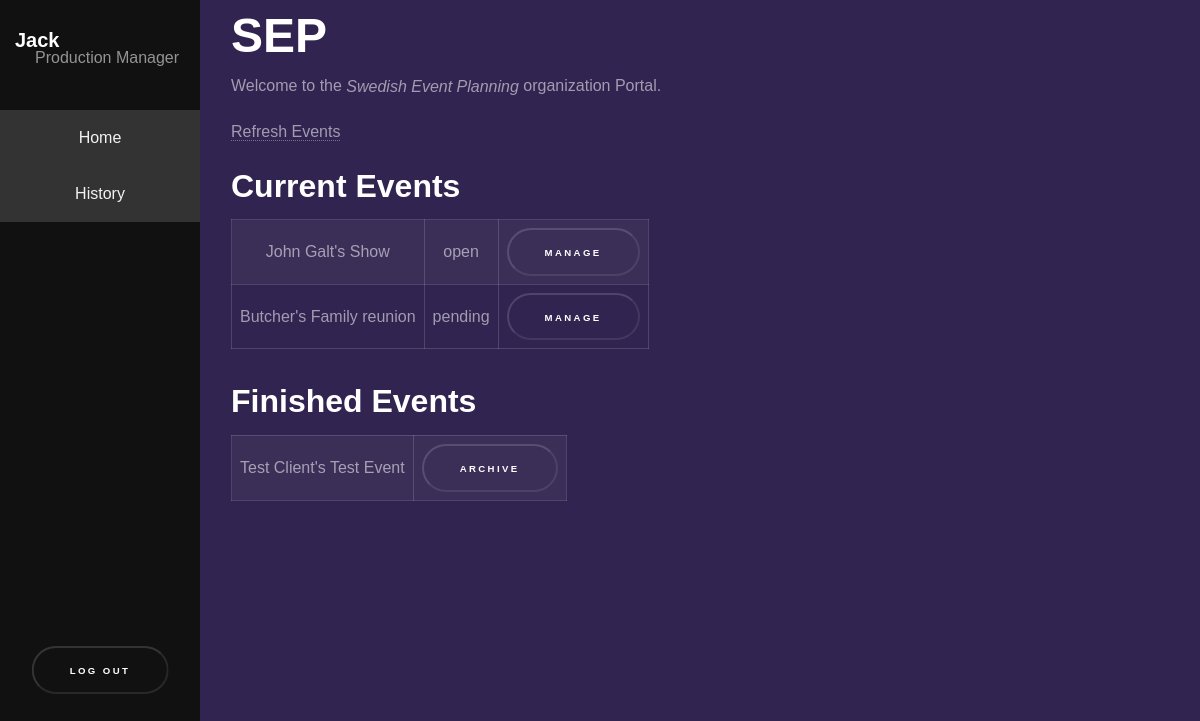
/ (signed in), run on an earlier commit of the app's database.
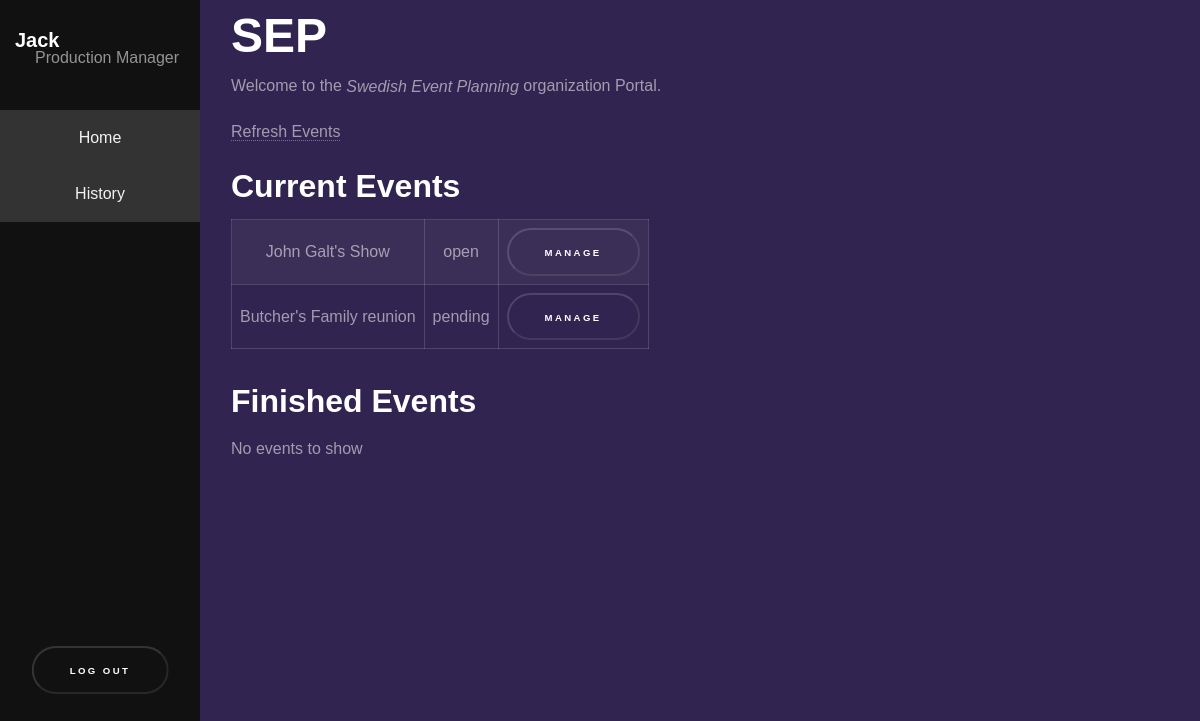
And on a later commit of the database.
### SEP/models.py (models this page shows, shortened)
class Event(models.Model):
    client = models.ForeignKey(Client, on_delete=models.CASCADE)
    event_type = models.CharField(max_length=200)
    description = models.CharField(max_length= 1000)
    attendees = models.IntegerField(default=0)
    expected_budget = models.IntegerField(default=0)
    from_date = models.DateTimeField('From')
    to_date = models.DateTimeField('To')
    decorations = models.CharField(max_length=500)
    film_and_photos = models.CharField(max_length=500)
    posters_art = models.CharField(max_length=500)
    food_drinks = models.CharField(max_length=500)
    music = models.CharField(max_length=500)
    computers = models.CharField(max_length=500)
    other = models.CharField(max_length=500)
    status = models.CharField(max_length=20)

class Client(models.Model):
    client_name = models.CharField(max_length=50)
    organized_events = models.IntegerField(default=0)
    def __str__(self):
    	return self.client_name

### SEP/views.py (the view)
# urls.py: path('', views.index, name='index'),
def index(request):
	num_visits = request.session.get('num_visits', 0)
	if (request.user.groups.filter(name='CS Manager').exists()):
		return get_pending_events(request)
	elif (request.user.groups.filter(name='Financial Manager').exists()):
		return get_cs_accepted_events(request)
	elif (request.user.groups.filter(name='Administration Manager').exists()):
		return get_fin_accepted_events(request)
	elif (request.user.groups.filter(name='Production Manager').exists() or
		request.user.groups.filter(name='Services Manager').exists()):
		return show_events(request)
	elif (request.user.groups.filter(name='Chef').exists() or
		request.user.groups.filter(name='Computer').exists() or
		request.user.groups.filter(name='Decoration').exists() or
		request.user.groups.filter(name='Graphic Design').exists() or
		request.user.groups.filter(name='Music').exists() or
		request.user.groups.filter(name='Photography').exists() or
		request.user.groups.filter(name='Waiter').exists()):
		return get_tasks(request)
	else:
		return render(
			request,
			'index.html'
		)

### SEP/views.py (called while the page is built)
def show_events(request):
	all_events = Event.objects.exclude(status="finished").exclude(status="archived")
	for event in all_events:
		update_event_status(event.pk)
	event_pending = Event.objects.exclude(status="finished").exclude(status="archived")
	event_finished = Event.objects.filter(status="finished")
	return render(
		request,
		'index.html',
		context={'event_pending': event_pending, 'event_finished': event_finished},
		)

### templates/index.html (shortened to what this page needs)
{% extends "base_generic.html" %}
{% block content %}
<h1>SEP</h1>
<p>Welcome to the <em>Swedish Event Planning</em> organization Portal.</p>
{% if user.is_authenticated %}
{% if user.groups.all.0.name == 'Production Manager' or  user.groups.all.0.name == 'Services Manager'%}
<p><a href="{% url 'events_progress' %}">Refresh Events</a></p>
<h4>Current Events</h4>
{%if event_pending%}
<table>
{% for event in event_pending %}
	<tr>
		<td>{{ event.client }}'s {{ event.event_type }}</td>
		<td>{{ event.status }}</td>
		<td><form method="get" action="{% url 'start_event' %}" style = "margin: 0 0 0 0;">
		<button type="submit" name = "event_pk" value="{{ event.pk }}">Manage</button>
		</form></td>
	</tr>
{% endfor %}
</table>
{%else %}
<p> No events to show </p>
{%endif %}
<br>
<h4>Finished Events</h4>
{%if event_finished%}
<table>
{% for event in event_finished %}
	<tr>
		<td>{{ event.client }}'s {{ event.event_type }}</td>
		<td><form method="get" action="{% url 'archive_event' %}" style = "margin: 0 0 0 0;">
		<button type="submit" name = "event_pk" value="{{ event.pk }}">Archive</button>
		</form></td>
	</tr>
{% endfor %}
</table>
{%else %}
<p> No events to show </p>
{%endif %}
{% endif %}
{% endif %}
{% endblock %}

What changed in the data, as far as the page shows it:
no longer on this page (row edited): Event: client "Test Client", event_type "Test Event", {{ event.pk }} 2 (drawn), shown under "Finished Events"
Also different on the page:
text now shown: "No events to show"
